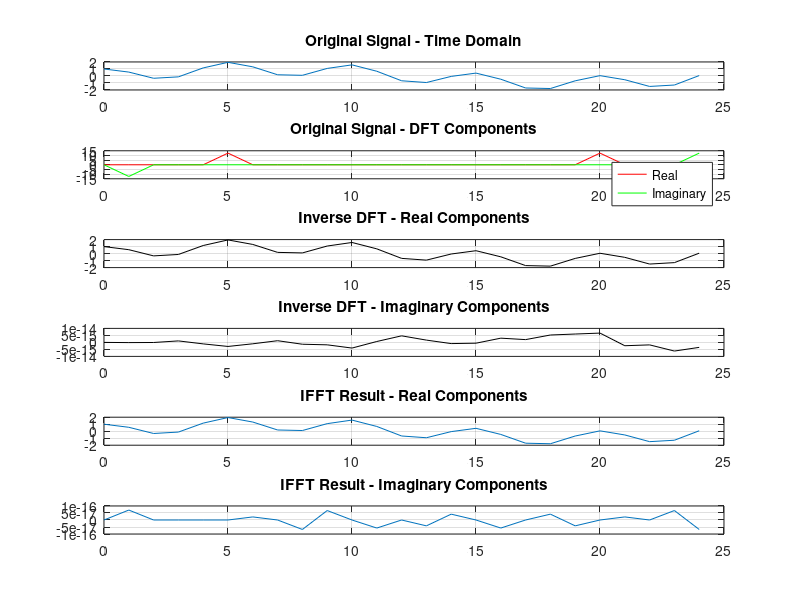

The MATLAB script that drew this image:
#!/bin/octave
## Evan Widloski - 2016-07-14
## DFT Testing - practicing and understanding inverse DFT

duration = 1;
sample_freq = 25;

N = duration*sample_freq;

n = 0:N-1;

x_time = sin(2*pi*1*n/N) + cos(2*pi*5*n/N);
x = [0 -12.5i 0 0 0 12.5 0 0 0 0 0 0 0 0 0 0 0 0 0 0 12.5 0 0 0 12.5i];

## show original signal
subplot(6,1,1)
plot(n,x_time)
grid on
title(sprintf('Original Signal - Time Domain'))

## show original signal DFT components
subplot(6,1,2)
plot(n,real(x),'r',n,imag(x),'g')
grid on
legend('Real','Imaginary')
title(sprintf('Original Signal - DFT Components'))

## perform inverse discrete fourier transform using cos and sin components
out=zeros(1,N);
for k = n
  c = cos((2*pi*k*n)/N);
  s = sin((2*pi*k*n)/N);
  out += x(k+1)*(c + i*s);
endfor

out = (1/N)*out;

## show result of inverse DFT
subplot(6,1,3)
plot(n,real(out),'k')
grid on
title(sprintf('Inverse DFT - Real Components'))
subplot(6,1,4)
plot(n,imag(out),'k')
grid on
title(sprintf('Inverse DFT - Imaginary Components'))

## plot IFFT for comparison
subplot(6,1,5)
plot(n,real(ifft(x)))
grid on
title('IFFT Result - Real Components')
subplot(6,1,6)
plot(n,imag(ifft(x)))
grid on
title('IFFT Result - Imaginary Components')
